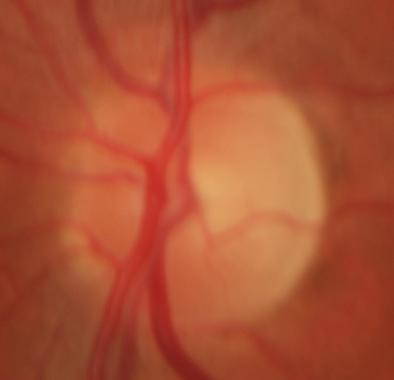
#> input picture Im001.jpg, 394 x 380 px
$ python Opposite_color_transformation.py
#> lines starting #> are read from the running program, lines starting #| are printed output that depends on the picture
import numpy as np
import matplotlib.pyplot as plt
import math
import matplotlib.image as mpimg

"""Get the image"""
img = mpimg.imread('Im001.jpg')
#> img is the input picture: shape (380, 394, 3); mean R, G, B 171.5, 81.6, 51.8

"""Ploting the original image"""
plt.imshow(img)
plt.show()

"""Separating the 3 color channels Red, Green and Blue respectively"""
image_r = img[:, :, 0]
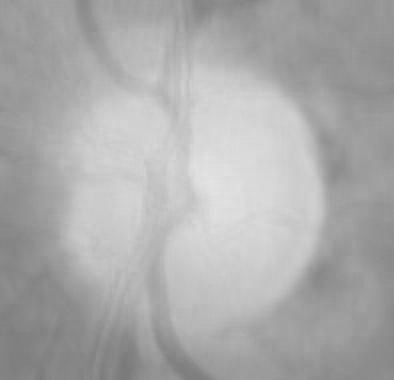
#> image_r: shape (380, 394); min 121, max 228, mean 171.5
image_g = img[:, :, 1]
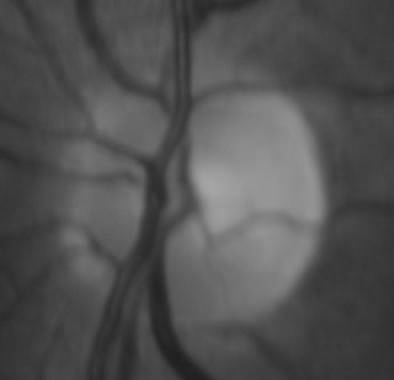
#> image_g: shape (380, 394); min 32, max 166, mean 81.6
image_b = img[:, :, 2]
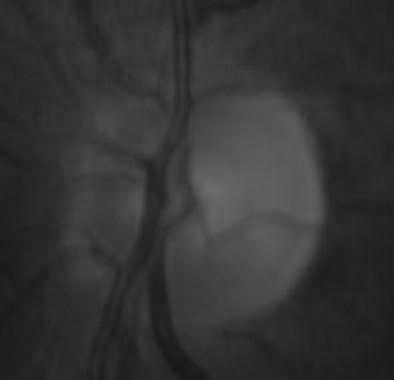
#> image_b: shape (380, 394); min 21, max 108, mean 51.8

"""Generate a gray image"""
gray_image1 = np.ceil((image_r + image_g + image_b) / 3)
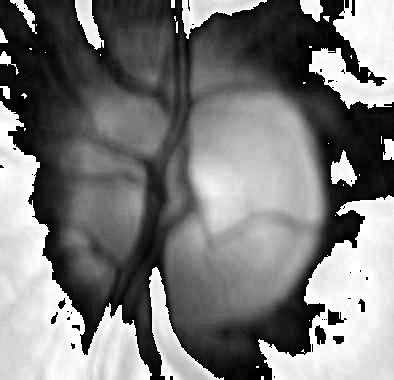
#> gray_image1: shape (380, 394) float64; min 0, max 85, mean 40.8; drawn with min black and max white

"""Opposite color transformation equations"""
Rg = np.ceil((image_r - image_g) / math.sqrt(2))
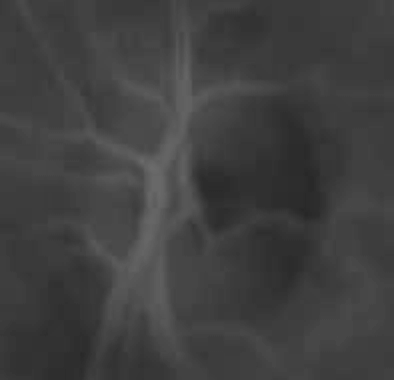
#> Rg: shape (380, 394) float64; min 39, max 107, mean 64.1
Gr = np.ceil(((image_r + image_g) - 2 * image_b) / math.sqrt(6))
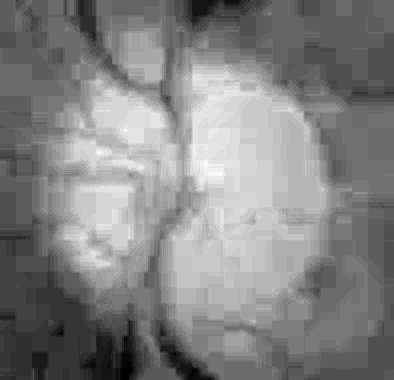
#> Gr: shape (380, 394) float64; min 42, max 80, mean 61.5; drawn with min black and max white
By = np.ceil((image_r + image_g + image_b) / math.sqrt(3))
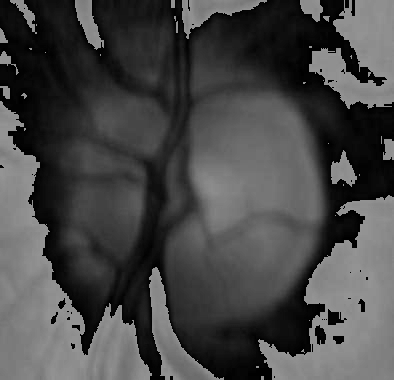
#> By: shape (380, 394) float64; min 0, max 148, mean 70.5

"""Opposite Blue"""
plt.imshow(By, cmap='gray')
plt.show()

"""Opposite Red"""
plt.imshow(Rg, cmap='gray')
plt.show()

"""Oposite Green"""
plt.imshow(Gr, cmap='gray')
plt.show()
